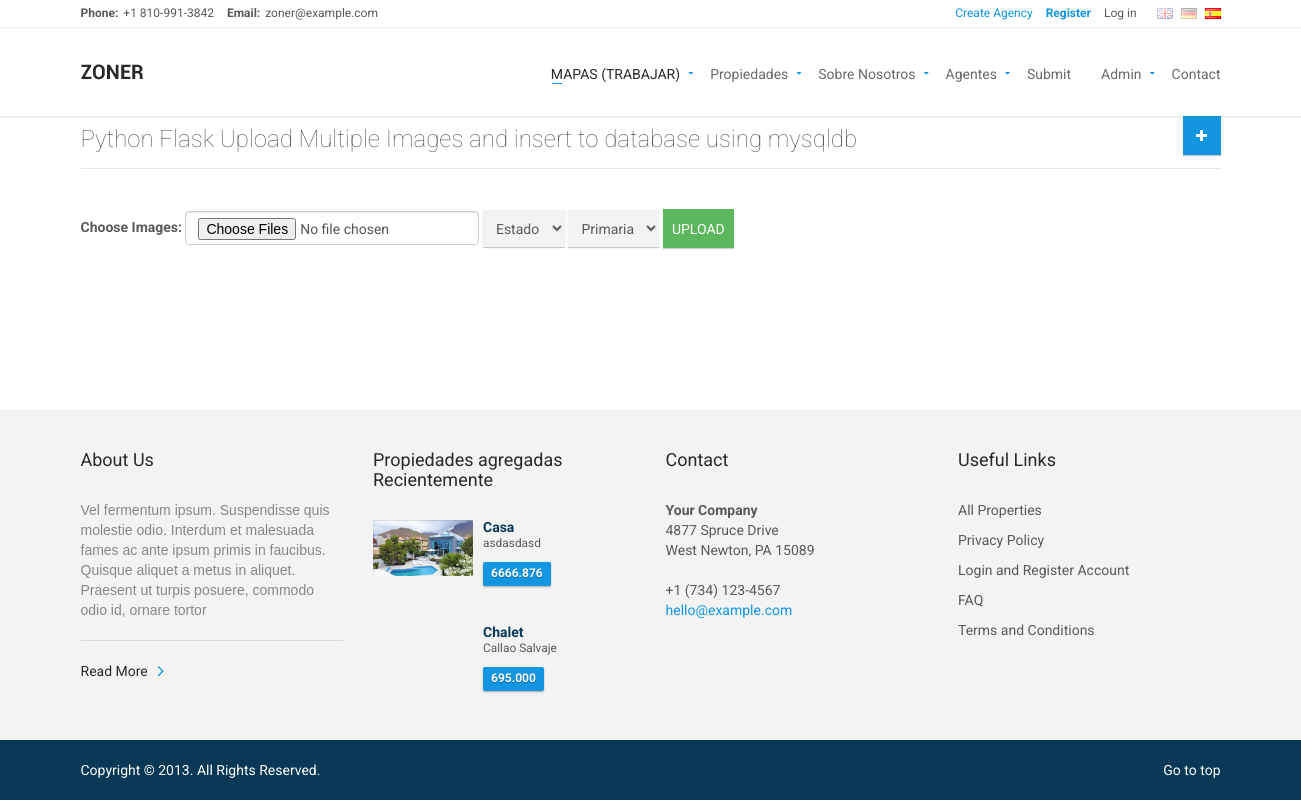
Screenshot of /upload with the database file from the repository.
### app.py (models this page shows)
class Casas(db.Model):
    __tablename__ = "Casas"
    id = db.Column(db.Integer, primary_key=True)
    Casa = db.Column(db.String(200))
    Vendedor = db.Column(db.String(200))
    Area = db.Column(db.String(200))
    Dormitorio = db.Column(db.String(200))
    Banios = db.Column(db.String(200))
    Precio = db.Column(db.String(200))
    Estado = db.Column(db.String(200))
    Tipo = db.Column(db.String(200))
    DescripcionR = db.Column(db.String(200))
    DescripcionC = db.Column(db.String(500))
    Ubicacion = db.Column(db.String(200))
    Imagen = db.Column(db.String(200))
    Lat = db.Column(db.String(200))
    Lon = db.Column(db.String(200))

### app.py (the view, shortened to what this page needs)
@app.route("/upload", methods=["POST", "GET"])
def upload():
    casa = db.session.query(Casas).all()
    c = db.session.query(Casas).order_by(Casas.id.desc()).limit(2)
    now = datetime.datetime.now()
    estado = request.form.get("estado")
    return render_template("/upload.html", casa=casa, c=c)

### templates/upload.html (shortened to what this page needs)
{% extends 'base.html' %}
{% block main %}
<div class="container">
<h2>Python Flask Upload Multiple Images and insert to database using mysqldb</h2>
    <div class="row">
        <div class="col-lg-12">
  <div>
   <form method="post" action="/upload" enctype="multipart/form-data" class="form-inline">
    <div class="form-group">
                      <label>Choose Images: </label>
                      <input type="file" name="files[]" id="fileInput" class="form-control" multiple >
                                        <div class="form-group">
                                    <select name="estado">
                                        <option value="">Estado</option>
                                    </select>
                                </div>
                             <div class="form-group">
                                    <select name="primaria">
                                        <option value="">Primaria</option>
                                    </select>
                                </div>
                 </div>
                 <input type="submit" name="submit" class="btn btn-success" value="UPLOAD"/>
             </form>
  </div>
  </div>
 </div>
</div>
{% endblock %}

### templates/base.html (shortened to what this page needs)
<!DOCTYPE html>
<html lang="en-US">
<head>
    <link href="{{ url_for('static', filename='/fonts/font-awesome.css') }}" rel="stylesheet" type="text/css">
    <link rel="stylesheet" href="{{ url_for('static', filename='/bootstrap/css/bootstrap.css') }}" type="text/css">
    <link rel="stylesheet" href="{{ url_for('static', filename='/css/bootstrap-select.min.css') }}" type="text/css">
    <link rel="stylesheet" href="{{ url_for('static', filename='/css/jquery.slider.min.css') }}" type="text/css">
    <link rel="stylesheet" href="{{ url_for('static', filename='/css/owl.carousel.css') }}" type="text/css">
    <link rel="stylesheet" href="{{ url_for('static', filename='/css/style.css') }}" type="text/css">
    <link rel="stylesheet" href="{{ url_for('static', filename='/css/magnific-popup.css') }}" type="text/css">
</head>
<body class="page-homepage map-google" id="page-top" data-spy="scroll" data-target=".navigation" data-offset="90">
<div class="wrapper">
    <div class="navigation">
        <div class="secondary-navigation">
            <div class="container">
                <div class="contact">
                    <figure><strong>Phone:</strong>+1 810-991-3842</figure>
                    <figure><strong>Email:</strong>zoner@example.com</figure>
                </div>
                <div class="user-area">
                    <div class="actions">
                        <a href="create-agency.html" class="promoted">Create Agency</a>
                        <a href="create-account.html" class="promoted"><strong>Register</strong></a>
                        <a href="/login">Log in</a>
                    </div>
                    <div class="language-bar">
                        <a href="#" ><img src="{{ url_for('static', filename='/img/flags/gb.png') }}" alt=""></a>
                        <a href="#"><img src="{{ url_for('static', filename='/img/flags/de.png') }}" alt=""></a>
                        <a href="#" class="active"><img src="{{ url_for('static', filename='/img/flags/es.png') }}" alt=""></a>
                    </div>
                </div>
            </div>
        </div>
        <div class="container">
            <header class="navbar" id="top" role="banner">
                <div class="navbar-header">
                    <div class="navbar-brand nav" id="brand">
                        <a href="index-google-map-fullscreen.html"><img src="{{ url_for('static', filename='/img/logo.png') }}" alt="brand"></a>
                    </div>
                </div>
                <nav class="collapse navbar-collapse bs-navbar-collapse navbar-right" role="navigation">
                    <ul class="nav navbar-nav">
                        <li class="active has-child"><a href="#">MAPAS (TRABAJAR) </a>
                        </li>
                        <li class="has-child"><a href="#">Propiedades</a>
                        </li>
                        <li class="has-child"><a href="#">Sobre Nosotros</a>
                        </li>
                        <li class="has-child"><a href="#">Agentes</a>
                        </li>
                        <li><a href="submit.html">Submit</a></li>
                        <li class="has-child"><a href="#">Admin</a>
                        </li>
                        <li><a href="contact.html">Contact</a></li>
                    </ul>
                </nav>
                <div class="add-your-property">
                    <a href="submit.html" class="btn btn-default"><i class="fa fa-plus"></i><span class="text">Add Your Property</span></a>
                </div>
            </header>
        </div>
    </div>
{% block main %}
{% endblock %}
    <footer id="page-footer">
        <div class="inner">
            <aside id="footer-main">
                <div class="container">
                    <div class="row">
                        <div class="col-md-3 col-sm-3">
                            <article>
                                <h3>About Us</h3>
                                <p>Vel fermentum ipsum. Suspendisse quis molestie odio. Interdum et malesuada fames ac ante ipsum
                                    primis in faucibus. Quisque aliquet a metus in aliquet. Praesent ut turpis posuere, commodo odio
                                    id, ornare tortor
                                </p>
                                <hr>
                                <a href="#" class="link-arrow">Read More</a>
                            </article>
                        </div>
                        <div class="col-md-3 col-sm-3">
                            <article>
                                <h3>Propiedades agregadas Recientemente</h3>
                                {% for i in c %}
                                <div class="property small">
                                    <a href="property-detail.html">
                                        <div class="property-image">
                                            <img alt="" src="assets/img/properties/{{i.Imagen}}">
                                        </div>
                                    </a>
                                    <div class="info">
                                        <a href="property-detail.html"><h4>{{i.Tipo}}</h4></a>
                                        <figure>{{i.Ubicacion}} </figure>
                                        <div class="tag price">{{i.Precio}}</div>
                                    </div>
                                </div>
                                {% endfor %}
                            </article>
                        </div>
                        <div class="col-md-3 col-sm-3">
                            <article>
                                <h3>Contact</h3>
                                <address>
                                    <strong>Your Company</strong><br>
                                    4877 Spruce Drive<br>
                                    West Newton, PA 15089
                                </address>
                                +1 (734) 123-4567<br>
                                <a href="#">hello@example.com</a>
                            </article>
                        </div>
                        <div class="col-md-3 col-sm-3">
                            <article>
                                <h3>Useful Links</h3>
                                <ul class="list-unstyled list-links">
                                    <li><a href="#">All Properties</a></li>
                                    <li><a href="#">Privacy Policy</a></li>
                                    <li><a href="#">Login and Register Account</a></li>
                                    <li><a href="#">FAQ</a></li>
                                    <li><a href="#">Terms and Conditions</a></li>
                                </ul>
                            </article>
                        </div>
                    </div>
                </div>
            </aside>
            <aside id="footer-copyright">
                <div class="container">
                    <span>Copyright © 2013. All Rights Reserved.</span>
                    <span class="pull-right"><a href="#page-top" class="roll">Go to top</a></span>
                </div>
            </aside>
        </div>
    </footer>
</div>
</body>
</html>

### rows the page displays
Casas: Imagen (picture), Tipo "Casa", Ubicacion "asdasdasd", Precio "6666.876"
Casas: Tipo "Chalet", Ubicacion "Callao Salvaje", Precio "695.000"
